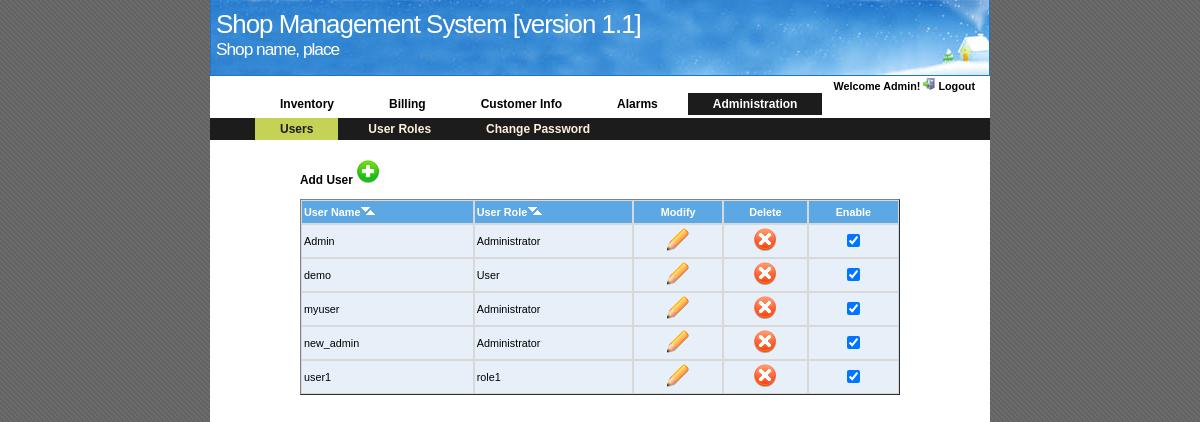
/users.php (signed in), run on the app's committed database.
### tables this page shows
CREATE TABLE `users` (
  `ID` int(11) NOT NULL auto_increment,
  `name` varchar(20) NOT NULL default '',
  `password` varchar(40) NOT NULL default '',
  `role_id` int(10) NOT NULL default '0',
  `enabled` int(1) NOT NULL default '1',
  `default` tinyint(1) NOT NULL default '0',
  PRIMARY KEY  (`ID`),
  UNIQUE KEY `name` (`name`)
);

CREATE TABLE `user_roles` (
  `role_id` int(10) NOT NULL auto_increment,
  `role_name` varchar(15) NOT NULL default '',
  `default` tinyint(1) NOT NULL default '0',
  `inventory` int(1) NOT NULL default '0',
  `amd_item` int(1) NOT NULL default '0',
  `view_item` int(1) NOT NULL default '0',
  `view_purchase_price` int(1) NOT NULL default '0',
  `billing` int(1) NOT NULL default '0',
  `customer_info` int(1) NOT NULL default '0',
  `view_customer` int(1) NOT NULL default '0',
  `amd_customer` int(1) NOT NULL default '0',
  `alarms` int(1) NOT NULL default '0',
  `administration` int(1) NOT NULL default '0',
  `view_user` int(1) NOT NULL default '0',
  `amd_user` int(1) NOT NULL default '0',
  `view_role` int(1) NOT NULL default '0',
  `amd_role` int(1) NOT NULL default '0',
  `change_password` int(1) NOT NULL default '0',
  PRIMARY KEY  (`role_id`),
  UNIQUE KEY `role_name` (`role_name`)
);

### lib/php_functions.php (the view, shortened to what this page needs)
<?
function generate_user_list_table($query, $db_conn)
{
	$result = mysql_query($query, $db_conn);
	echo "<table class='sortable' border = '1' cellpadding='0' cellspacing='0' width='100%' id='UserList'>
	<thead >
	<tr>
		<th class='hide'> ID </th>
		<th> User Name </th>
		<th> User Role </th>
	";
		if( $_SESSION['permissions']['amd_user'] )
		{
		echo "
		<th class='unsortable center'> Modify </th>
		<th class='unsortable center'> Delete </th>
		<th class='unsortable center'> Enable </th>
		";
		}
	echo "
	</tr>
	</thead>
	<tbody >";
	while($row = mysql_fetch_array($result))
	{
		echo "<tr>";
		echo "<td>" . $row['name'] . "</td>";
		echo "<td>" . $row['role_name'] . "</td>";
		if( $_SESSION['permissions']['amd_user'] )
		{
		echo "<td class='center' style='cursor:pointer' onclick=\"Modalbox.show('modify_user.php?roles=" ;
			get_roles($db_conn);
			echo "&user_id=" . $row['ID'] . "&user_name=" . stripslashes($row['name']) . "&role_name=" . stripslashes($row['role_name']). "&enabled=" . stripslashes($row['enabled']) . "', {title:'Modify User Information', width:400, height:370} )\"> <img src='img/modify.png' /> </td>";
		echo "<td class='center' style='cursor:pointer' onclick='delete_user(\"" . $row['name'] . "\");'> <img src='img/delete.png'/> </td>";
		if( $row['enabled'] )
			echo "<td class='center'> <input type='checkbox' checked='checked' onclick='enable_disable_user(\"" . $row['name'] . "\", this.checked );'/> </td>";
		else
			echo "<td class='center'> <input type='checkbox' onclick='enable_disable_user(\"" . $row['name'] . "\", this.checked );'/> </td>";
		echo "</tr>";
		}
	}
	echo "</tbody>
	</table>";
}
function get_roles($db_conn)
{
	$query = "SELECT `role_name` FROM `user_roles` ORDER BY `role_name`";
	$result = mysql_query($query, $db_conn);
	$output = "";
	if ( mysql_num_rows($result) )
	{
		while( $row = mysql_fetch_array($result) )
		{
			$output .= $row['role_name'] . ",";
		}
		$output = substr($output, 0, strlen($output) - 1);
	}
	echo $output;
}
?>

### common/shop_mgt.css (style rules this page uses)
body { background: transparent url(../img/bg_img.gif) repeat scroll 0 0; color:#303030; font:12px 'Lucida Sans', sans-serif; margin:0; padding:0; text-align:center; }
table { width : 100%; background-color: #E7F0F8; }
table th, .footer { padding : 5px 2px; background-color: #5CA8E4; font-weight : bold; color : white; border : 1px solid #d8d8d8; }
table td , .not_highlighted { padding : 3px 2px; border: 1px solid #d8d8d8; }
.center { text-align: center; }

### data on the page
users: name "Admin", role.role_name "Administrator"
users: name "demo", role.role_name "User"
users: name "myuser", role.role_name "Administrator"
users: name "new_admin", role.role_name "Administrator"
users: name "user1", role.role_name "role1"

### other printed values
$_SESSION['username'] "Admin"
